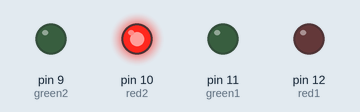
This sketch was run on a simulated Arduino Uno, built with avr-gcc and run on an emulated ATmega328P. Parts: output pins drawn as LEDs (lit = HIGH).

Above: at 0.02 s.
At 0.77 s:
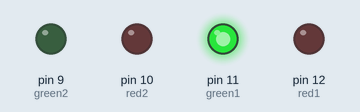
At 1.47 s:
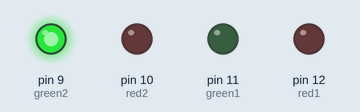
At 2.92 s:
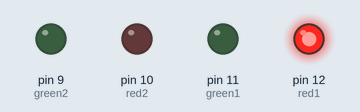
Timing chart, 0 to 3.2 s (numbered marks = the images above):
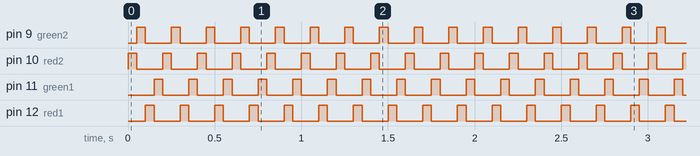

Measured:
- by itself, pin 9 (green2), pin 10 (red2), pin 11 (green1), pin 12 (red1): alternates HIGH for 0.05 s and LOW for 0.15 s

The sketch:

led_road.ino
```cpp
int red1 = 12 ;
int red2 = 10 ;
int green1 = 11 ;
int green2 = 9 ;

void setup() {

  //led
  pinMode(red1, OUTPUT);
  pinMode(red2, OUTPUT);
  pinMode(green1, OUTPUT);
  pinMode(green2, OUTPUT);
}

void loop() {
  digitalWrite(red2, HIGH);
  delay(50);
  digitalWrite(red2, LOW);

  digitalWrite(green2, HIGH);
  delay(50);
  digitalWrite(green2, LOW);

  digitalWrite(red1, HIGH);
  delay(50);
  digitalWrite(red1, LOW);

  digitalWrite(green1, HIGH);
  delay(50);
  digitalWrite(green1, LOW);
}
```
